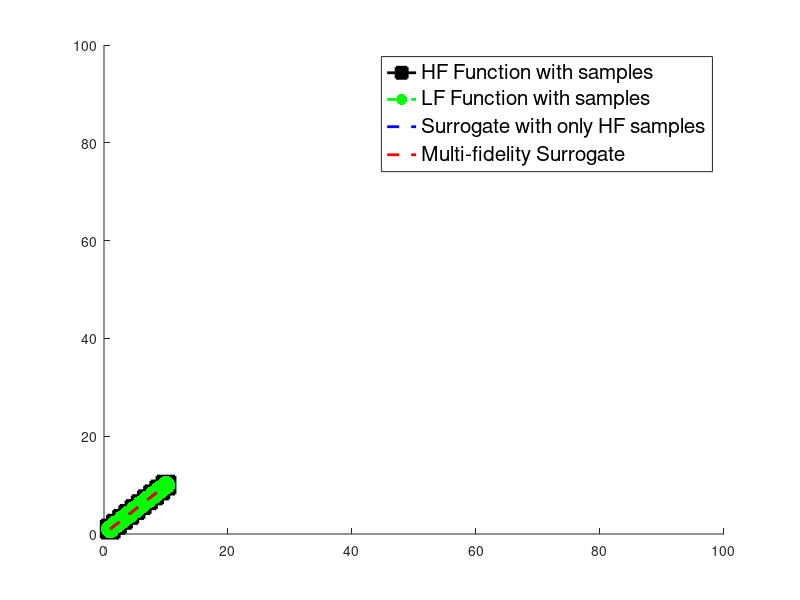

Reproduce this figure in MATLAB.
x = 1:10;
y = x;
hold on
%plot(x,y2,'k-','linewidth',2);
plot(x,y,'ks-','MarkerFaceColor',...
'k','markersize',13,'MarkerEdgeColor','k','linewidth',2);

%plot(x,l2,'g--','linewidth',2);
plot(x,y,'g.--','MarkerSize',40,'linewidth',2);


plot(x,y,'b--','linewidth',2);
plot(x,y,'r--','linewidth',2);

l=legend('HF Function with samples ','LF Function with samples ',...
'Surrogate with only HF samples','Multi-fidelity Surrogate');
set(l,'FontSize',15);

axis([0 100 0 100])